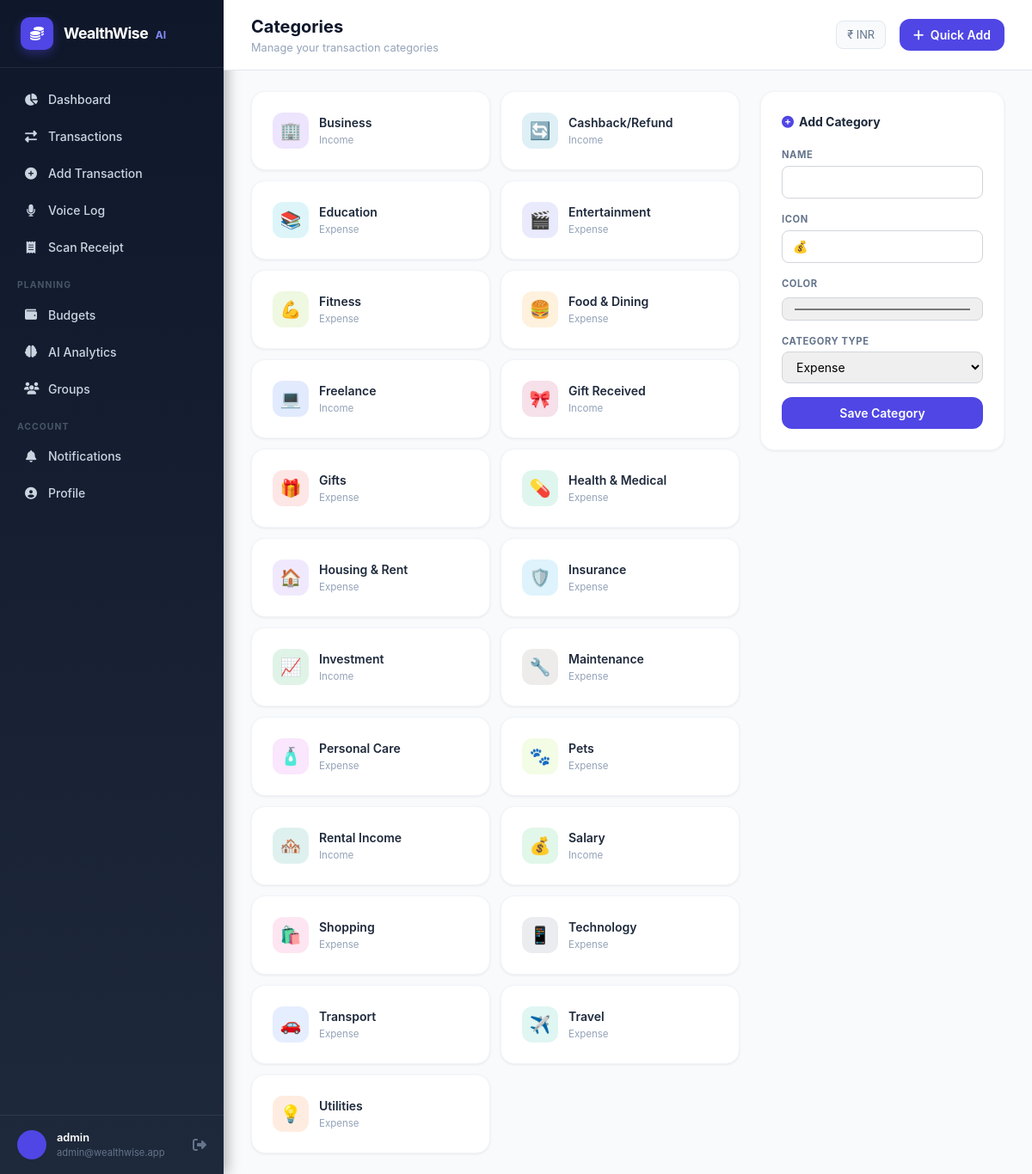
/transactions/categories/ (signed in), run on the app's committed database.
### accounts/models.py (models this page shows, shortened)
class UserProfile(models.Model):
    CURRENCY_CHOICES = [
        ('INR', '₹ Indian Rupee'),
        ('USD', '$ US Dollar'),
        ('EUR', '€ Euro'),
        ('GBP', '£ British Pound'),
    ]
    user = models.OneToOneField(User, on_delete=models.CASCADE, related_name='profile')
    monthly_income = models.DecimalField(max_digits=12, decimal_places=2, default=0)
    currency = models.CharField(max_length=3, choices=CURRENCY_CHOICES, default='INR')
    profile_picture = models.ImageField(upload_to='profile_pics/', blank=True, null=True)
    phone_number = models.CharField(max_length=15, blank=True)
    date_of_birth = models.DateField(blank=True, null=True)
    savings_goal = models.DecimalField(max_digits=12, decimal_places=2, default=0)
    email_notifications = models.BooleanField(default=True)
    bill_reminder_days = models.PositiveIntegerField(default=3)
    created_at = models.DateTimeField(auto_now_add=True)
    def get_currency_symbol(self):
        symbols = {'INR': '₹', 'USD': '$', 'EUR': '€', 'GBP': '£'}
        return symbols.get(self.currency, '₹')

### transactions/models.py (models this page shows, shortened)
class Category(models.Model):
    CATEGORY_TYPES = [
        ('expense', 'Expense'),
        ('income', 'Income'),
    ]
    ICONS = [
        ('🍔', 'Food'), ('🚗', 'Transport'), ('🏠', 'Housing'), ('🛍️', 'Shopping'),
        ('💊', 'Health'), ('🎬', 'Entertainment'), ('📚', 'Education'), ('💡', 'Utilities'),
        ('✈️', 'Travel'), ('💰', 'Salary'), ('📈', 'Investment'), ('🎁', 'Gifts'),
        ('📱', 'Tech'), ('💪', 'Fitness'), ('🐾', 'Pets'), ('🔧', 'Maintenance'),
    ]
    name = models.CharField(max_length=50)
    icon = models.CharField(max_length=10, default='💰')
    color = models.CharField(max_length=7, default='#6366f1')
    category_type = models.CharField(max_length=10, choices=CATEGORY_TYPES, default='expense')
    user = models.ForeignKey(User, on_delete=models.CASCADE, null=True, blank=True,
                             help_text='Null = default/global category')
    is_default = models.BooleanField(default=False)
    class Meta:
        verbose_name_plural = 'Categories'
        ordering = ['name']

### transactions/views.py (the view)
# urls.py: path('categories/', views.categories_view, name='categories'),
@login_required
def categories_view(request):
    if request.method == 'POST':
        form = CategoryForm(request.POST)
        if form.is_valid():
            cat = form.save(commit=False)
            cat.user = request.user
            cat.save()
            messages.success(request, 'Category created!')
            return redirect('categories')
    else:
        form = CategoryForm()
    categories = Category.objects.filter(Q(user=request.user) | Q(is_default=True))
    return render(request, 'transactions/categories.html', {'form': form, 'categories': categories})

### transactions/forms.py
class CategoryForm(forms.ModelForm):
    class Meta:
        model = Category
        fields = ('name', 'icon', 'color', 'category_type')
        widgets = {
            'color': forms.TextInput(attrs={'type': 'color'}),
        }
    def __init__(self, *args, **kwargs):
        super().__init__(*args, **kwargs)
        for field in self.fields.values():
            field.widget.attrs.setdefault('class',
                'w-full px-3 py-2 border border-gray-300 rounded-lg '
                'focus:outline-none focus:ring-2 focus:ring-indigo-500 text-sm')

### templates/transactions/categories.html (shortened to what this page needs)
{% extends 'base.html' %}
{% block page_title %}Categories{% endblock %}
{% block page_subtitle %}Manage your transaction categories{% endblock %}
{% block content %}
<div style="display:grid;grid-template-columns:2fr 1fr;gap:1.5rem">
  <div>
    <div style="display:grid;grid-template-columns:repeat(2,1fr);gap:0.75rem">
      {% for cat in categories %}
      <div class="card" style="display:flex;align-items:center;gap:0.75rem">
        <div style="width:42px;height:42px;border-radius:12px;background:{{ cat.color }}22;display:flex;align-items:center;justify-content:center;flex-shrink:0;font-size:1.25rem">{{ cat.icon }}</div>
        <div style="flex:1;min-width:0">
          <p style="font-size:0.875rem;font-weight:600;color:#1e293b;margin:0">{{ cat.name }}</p>
          <p style="font-size:0.72rem;color:#94a3b8;margin:2px 0 0;text-transform:capitalize">{{ cat.category_type }}</p>
        </div>
      </div>
      {% empty %}
      <div style="grid-column:1/-1;text-align:center;padding:3rem;color:#94a3b8">
        <i class="fas fa-tags" style="font-size:2.5rem;display:block;margin-bottom:0.75rem;color:#e2e8f0"></i>
        <p>No categories yet.</p>
      </div>
      {% endfor %}
    </div>
  </div>
  <div class="card" style="align-self:start">
    <h3 style="font-size:0.875rem;font-weight:700;color:#1e293b;margin:0 0 1.25rem;display:flex;align-items:center;gap:6px">
      <i class="fas fa-plus-circle" style="color:#4f46e5"></i>Add Category
    </h3>
    <form method="post">
      {% for field in form %}
      <div style="margin-bottom:1rem">
        <label style="display:block;font-size:0.7rem;font-weight:700;color:#64748b;text-transform:uppercase;letter-spacing:0.05em;margin-bottom:4px">{{ field.label }}</label>
        {{ field }}
      </div>
      {% endfor %}
      <button type="submit" class="btn-primary" style="width:100%;text-align:center">Save Category</button>
    </form>
  </div>
</div>
{% endblock %}

### templates/base.html (shortened to what this page needs)
<!DOCTYPE html>
<html lang="en" class="h-full">
<head>
  <script src="https://cdn.tailwindcss.com"></script>
  <link rel="stylesheet" href="https://cdnjs.cloudflare.com/ajax/libs/font-awesome/6.5.0/css/all.min.css">
</head>
<body class="h-full bg-slate-50" style="font-family:-apple-system,BlinkMacSystemFont,'Segoe UI',sans-serif">
{% if user.is_authenticated %}
<div style="display:flex;height:100vh;overflow:hidden">
  <aside style="width:260px;background:linear-gradient(180deg,#0f172a,#1e293b);display:flex;flex-direction:column;flex-shrink:0;box-shadow:4px 0 15px rgba(0,0,0,0.3)">
    <div style="display:flex;align-items:center;gap:0.75rem;padding:1.25rem 1.5rem;border-bottom:1px solid rgba(255,255,255,0.08)">
      <div style="width:38px;height:38px;background:#4f46e5;border-radius:10px;display:flex;align-items:center;justify-content:center;box-shadow:0 4px 12px rgba(79,70,229,0.4)">
        <i class="fas fa-coins" style="color:#fff;font-size:16px"></i>
      </div>
      <div>
        <span style="color:#fff;font-weight:700;font-size:1.1rem;letter-spacing:-0.5px">WealthWise</span>
        <span style="color:#818cf8;font-weight:700;font-size:0.75rem;margin-left:4px">AI</span>
      </div>
    </div>
    <nav style="flex:1;padding:1rem 0.75rem;overflow-y:auto">
      <a href="{% url 'dashboard' %}" class="sidebar-link {% if request.resolver_match.url_name == 'dashboard' %}active{% endif %}" style="margin-bottom:2px">
        <i class="fas fa-chart-pie" style="width:16px;text-align:center"></i> Dashboard
      </a>
      <a href="{% url 'transaction_list' %}" class="sidebar-link {% if 'transaction' in request.resolver_match.url_name %}active{% endif %}" style="margin-bottom:2px">
        <i class="fas fa-exchange-alt" style="width:16px;text-align:center"></i> Transactions
      </a>
      <a href="{% url 'add_transaction' %}" class="sidebar-link {% if request.resolver_match.url_name == 'add_transaction' %}active{% endif %}" style="margin-bottom:2px">
        <i class="fas fa-plus-circle" style="width:16px;text-align:center"></i> Add Transaction
      </a>
      <a href="{% url 'voice_log' %}" class="sidebar-link {% if 'voice' in request.resolver_match.url_name %}active{% endif %}" style="margin-bottom:2px">
        <i class="fas fa-microphone" style="width:16px;text-align:center"></i> Voice Log
      </a>
      <a href="{% url 'upload_receipt' %}" class="sidebar-link {% if 'receipt' in request.resolver_match.url_name %}active{% endif %}" style="margin-bottom:16px">
        <i class="fas fa-receipt" style="width:16px;text-align:center"></i> Scan Receipt
      </a>
      <p style="font-size:0.65rem;font-weight:700;color:#475569;text-transform:uppercase;letter-spacing:0.1em;padding:0 0.5rem;margin-bottom:6px">Planning</p>
      <a href="{% url 'budget_list' %}" class="sidebar-link {% if 'budget' in request.resolver_match.url_name %}active{% endif %}" style="margin-bottom:2px">
        <i class="fas fa-wallet" style="width:16px;text-align:center"></i> Budgets
      </a>
      <a href="{% url 'analytics_detail' %}" class="sidebar-link {% if request.resolver_match.url_name == 'analytics_detail' %}active{% endif %}" style="margin-bottom:2px">
        <i class="fas fa-brain" style="width:16px;text-align:center"></i> AI Analytics
      </a>
      <a href="{% url 'group_list' %}" class="sidebar-link {% if 'group' in request.resolver_match.url_name %}active{% endif %}" style="margin-bottom:16px">
        <i class="fas fa-users" style="width:16px;text-align:center"></i> Groups
      </a>
      <p style="font-size:0.65rem;font-weight:700;color:#475569;text-transform:uppercase;letter-spacing:0.1em;padding:0 0.5rem;margin-bottom:6px">Account</p>
      <a href="{% url 'notification_list' %}" class="sidebar-link {% if 'notification' in request.resolver_match.url_name %}active{% endif %}" style="margin-bottom:2px;position:relative">
        <i class="fas fa-bell" style="width:16px;text-align:center"></i> Notifications
      </a>
      <a href="{% url 'profile' %}" class="sidebar-link {% if request.resolver_match.url_name == 'profile' %}active{% endif %}">
        <i class="fas fa-user-circle" style="width:16px;text-align:center"></i> Profile
      </a>
    </nav>
    <div style="padding:1rem 1.25rem;border-top:1px solid rgba(255,255,255,0.08)">
      <div style="display:flex;align-items:center;gap:0.75rem">
        <div style="width:34px;height:34px;background:#4f46e5;border-radius:50%;display:flex;align-items:center;justify-content:center;color:#fff;font-weight:700;font-size:0.75rem;flex-shrink:0">
        </div>
        <div style="flex:1;min-width:0">
          <p style="color:#fff;font-size:0.8rem;font-weight:600;white-space:nowrap;overflow:hidden;text-overflow:ellipsis">{{ user.get_full_name|default:user.username }}</p>
          <p style="color:#64748b;font-size:0.7rem;white-space:nowrap;overflow:hidden;text-overflow:ellipsis">{{ user.email }}</p>
        </div>
        <a href="{% url 'logout' %}" style="color:#64748b;transition:color 0.15s" title="Logout">
          <i class="fas fa-sign-out-alt"></i>
        </a>
      </div>
    </div>
  </aside>
  <main style="flex:1;display:flex;flex-direction:column;overflow:hidden">
    <header style="background:#fff;border-bottom:1px solid #e2e8f0;padding:1rem 2rem;display:flex;align-items:center;justify-content:space-between;flex-shrink:0">
      <div>
        <h1 style="font-size:1.25rem;font-weight:700;color:#0f172a;margin:0">{% block page_title %}Dashboard{% endblock %}</h1>
        <p style="font-size:0.8rem;color:#94a3b8;margin:0">{% block page_subtitle %}{% endblock %}</p>
      </div>
      <div style="display:flex;align-items:center;gap:1rem">
        <span style="font-size:0.8rem;color:#64748b;background:#f8fafc;padding:0.375rem 0.75rem;border-radius:0.5rem;border:1px solid #e2e8f0">
          {{ user.profile.get_currency_symbol }} {{ user.profile.currency }}
        </span>
        <a href="{% url 'add_transaction' %}" class="btn-primary">
          <i class="fas fa-plus" style="margin-right:4px"></i> Quick Add
        </a>
      </div>
    </header>
    <div style="flex:1;overflow-y:auto;padding:1.5rem 2rem">
      {% block content %}{% endblock %}
    </div>
  </main>
</div>
{% else %}
{% block auth_content %}{% endblock %}
{% endif %}
</body>
</html>

### templates/base.html (style rules this page uses)
.sidebar-link { display:flex; align-items:center; gap:0.75rem; padding:0.625rem 1rem; border-radius:0.75rem; color:#cbd5e1; font-size:0.875rem; font-weight:500; transition:all 0.15s; }
.card { background:#fff; border-radius:1rem; box-shadow:0 1px 3px rgba(0,0,0,0.07); border:1px solid #f1f5f9; padding:1.5rem; }
.btn-primary { background:#4f46e5; color:#fff; font-weight:600; padding:0.5rem 1rem; border-radius:0.75rem; font-size:0.875rem; transition:all 0.15s; border:none; cursor:pointer; display:inline-block; text-decoration:none; }

### data on the page
Category: icon "🏢", name "Business", category_type "Income"
Category: icon "🔄", name "Cashback/Refund", category_type "Income"
Category: icon "📚", name "Education", category_type "Expense"
Category: icon "🎬", name "Entertainment", category_type "Expense"
Category: icon "💪", name "Fitness", category_type "Expense"
Category: icon "🍔", name "Food & Dining", category_type "Expense"
Category: icon "💻", name "Freelance", category_type "Income"
Category: icon "🎀", name "Gift Received", category_type "Income"
Category: icon "🎁", name "Gifts", category_type "Expense"
Category: icon "💊", name "Health & Medical", category_type "Expense"
Category: icon "🏠", name "Housing & Rent", category_type "Expense"
Category: icon "🛡️", name "Insurance", category_type "Expense"
Category: icon "📈", name "Investment", category_type "Income"
Category: icon "🔧", name "Maintenance", category_type "Expense"
Category: icon "🧴", name "Personal Care", category_type "Expense"
Category: icon "🐾", name "Pets", category_type "Expense"
Category: icon "🏘️", name "Rental Income", category_type "Income"
Category: icon "💰", name "Salary", category_type "Income"
Category: icon "🛍️", name "Shopping", category_type "Expense"
Category: icon "📱", name "Technology", category_type "Expense"
Category: icon "🚗", name "Transport", category_type "Expense"
Category: icon "✈️", name "Travel", category_type "Expense"
Category: icon "💡", name "Utilities", category_type "Expense"

### other printed values
{{ user.get_full_name|default:user.username }} "admin"
{{ user.email }} "admin@wealthwise.app"
{{ user.profile.get_currency_symbol }} "₹"
{{ user.profile.currency }} "INR"
{{ field.label }} "NAME" "ICON" "COLOR" "CATEGORY TYPE"
